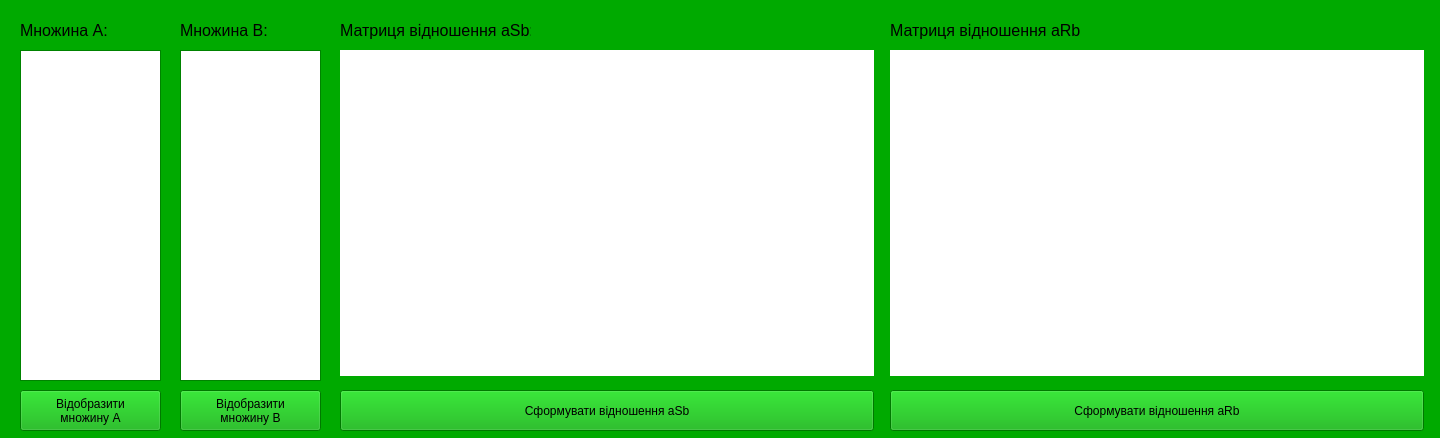
<?xml version="1.0" encoding="UTF-8"?>
<ui version="4.0">
 <class>Window3</class>
 <widget class="QMainWindow" name="Window3">
  <property name="geometry">
   <rect>
    <x>0</x>
    <y>0</y>
    <width>1440</width>
    <height>438</height>
   </rect>
  </property>
  <property name="minimumSize">
   <size>
    <width>0</width>
    <height>0</height>
   </size>
  </property>
  <property name="maximumSize">
   <size>
    <width>12121212</width>
    <height>16777215</height>
   </size>
  </property>
  <property name="palette">
   <palette>
    <active>
     <colorrole role="WindowText">
      <brush brushstyle="SolidPattern">
       <color alpha="255">
        <red>0</red>
        <green>0</green>
        <blue>0</blue>
       </color>
      </brush>
     </colorrole>
     <colorrole role="Button">
      <brush brushstyle="SolidPattern">
       <color alpha="255">
        <red>0</red>
        <green>170</green>
        <blue>0</blue>
       </color>
      </brush>
     </colorrole>
     <colorrole role="Light">
      <brush brushstyle="SolidPattern">
       <color alpha="255">
        <red>0</red>
        <green>255</green>
        <blue>0</blue>
       </color>
      </brush>
     </colorrole>
     <colorrole role="Midlight">
      <brush brushstyle="SolidPattern">
       <color alpha="255">
        <red>0</red>
        <green>212</green>
        <blue>0</blue>
       </color>
      </brush>
     </colorrole>
     <colorrole role="Dark">
      <brush brushstyle="SolidPattern">
       <color alpha="255">
        <red>0</red>
        <green>85</green>
        <blue>0</blue>
       </color>
      </brush>
     </colorrole>
     <colorrole role="Mid">
      <brush brushstyle="SolidPattern">
       <color alpha="255">
        <red>0</red>
        <green>113</green>
        <blue>0</blue>
       </color>
      </brush>
     </colorrole>
     <colorrole role="Text">
      <brush brushstyle="SolidPattern">
       <color alpha="255">
        <red>0</red>
        <green>0</green>
        <blue>0</blue>
       </color>
      </brush>
     </colorrole>
     <colorrole role="BrightText">
      <brush brushstyle="SolidPattern">
       <color alpha="255">
        <red>255</red>
        <green>255</green>
        <blue>255</blue>
       </color>
      </brush>
     </colorrole>
     <colorrole role="ButtonText">
      <brush brushstyle="SolidPattern">
       <color alpha="255">
        <red>0</red>
        <green>0</green>
        <blue>0</blue>
       </color>
      </brush>
     </colorrole>
     <colorrole role="Base">
      <brush brushstyle="SolidPattern">
       <color alpha="255">
        <red>255</red>
        <green>255</green>
        <blue>255</blue>
       </color>
      </brush>
     </colorrole>
     <colorrole role="Window">
      <brush brushstyle="SolidPattern">
       <color alpha="255">
        <red>0</red>
        <green>170</green>
        <blue>0</blue>
       </color>
      </brush>
     </colorrole>
     <colorrole role="Shadow">
      <brush brushstyle="SolidPattern">
       <color alpha="255">
        <red>0</red>
        <green>0</green>
        <blue>0</blue>
       </color>
      </brush>
     </colorrole>
     <colorrole role="AlternateBase">
      <brush brushstyle="SolidPattern">
       <color alpha="255">
        <red>127</red>
        <green>212</green>
        <blue>127</blue>
       </color>
      </brush>
     </colorrole>
     <colorrole role="ToolTipBase">
      <brush brushstyle="SolidPattern">
       <color alpha="255">
        <red>255</red>
        <green>255</green>
        <blue>220</blue>
       </color>
      </brush>
     </colorrole>
     <colorrole role="ToolTipText">
      <brush brushstyle="SolidPattern">
       <color alpha="255">
        <red>0</red>
        <green>0</green>
        <blue>0</blue>
       </color>
      </brush>
     </colorrole>
     <colorrole role="PlaceholderText">
      <brush brushstyle="NoBrush">
       <color alpha="128">
        <red>0</red>
        <green>0</green>
        <blue>0</blue>
       </color>
      </brush>
     </colorrole>
    </active>
    <inactive>
     <colorrole role="WindowText">
      <brush brushstyle="SolidPattern">
       <color alpha="255">
        <red>0</red>
        <green>0</green>
        <blue>0</blue>
       </color>
      </brush>
     </colorrole>
     <colorrole role="Button">
      <brush brushstyle="SolidPattern">
       <color alpha="255">
        <red>0</red>
        <green>170</green>
        <blue>0</blue>
       </color>
      </brush>
     </colorrole>
     <colorrole role="Light">
      <brush brushstyle="SolidPattern">
       <color alpha="255">
        <red>0</red>
        <green>255</green>
        <blue>0</blue>
       </color>
      </brush>
     </colorrole>
     <colorrole role="Midlight">
      <brush brushstyle="SolidPattern">
       <color alpha="255">
        <red>0</red>
        <green>212</green>
        <blue>0</blue>
       </color>
      </brush>
     </colorrole>
     <colorrole role="Dark">
      <brush brushstyle="SolidPattern">
       <color alpha="255">
        <red>0</red>
        <green>85</green>
        <blue>0</blue>
       </color>
      </brush>
     </colorrole>
     <colorrole role="Mid">
      <brush brushstyle="SolidPattern">
       <color alpha="255">
        <red>0</red>
        <green>113</green>
        <blue>0</blue>
       </color>
      </brush>
     </colorrole>
     <colorrole role="Text">
      <brush brushstyle="SolidPattern">
       <color alpha="255">
        <red>0</red>
        <green>0</green>
        <blue>0</blue>
       </color>
      </brush>
     </colorrole>
     <colorrole role="BrightText">
      <brush brushstyle="SolidPattern">
       <color alpha="255">
        <red>255</red>
        <green>255</green>
        <blue>255</blue>
       </color>
      </brush>
     </colorrole>
     <colorrole role="ButtonText">
      <brush brushstyle="SolidPattern">
       <color alpha="255">
        <red>0</red>
        <green>0</green>
        <blue>0</blue>
       </color>
      </brush>
     </colorrole>
     <colorrole role="Base">
      <brush brushstyle="SolidPattern">
       <color alpha="255">
        <red>255</red>
        <green>255</green>
        <blue>255</blue>
       </color>
      </brush>
     </colorrole>
     <colorrole role="Window">
      <brush brushstyle="SolidPattern">
       <color alpha="255">
        <red>0</red>
        <green>170</green>
        <blue>0</blue>
       </color>
      </brush>
     </colorrole>
     <colorrole role="Shadow">
      <brush brushstyle="SolidPattern">
       <color alpha="255">
        <red>0</red>
        <green>0</green>
        <blue>0</blue>
       </color>
      </brush>
     </colorrole>
     <colorrole role="AlternateBase">
      <brush brushstyle="SolidPattern">
       <color alpha="255">
        <red>127</red>
        <green>212</green>
        <blue>127</blue>
       </color>
      </brush>
     </colorrole>
     <colorrole role="ToolTipBase">
      <brush brushstyle="SolidPattern">
       <color alpha="255">
        <red>255</red>
        <green>255</green>
        <blue>220</blue>
       </color>
      </brush>
     </colorrole>
     <colorrole role="ToolTipText">
      <brush brushstyle="SolidPattern">
       <color alpha="255">
        <red>0</red>
        <green>0</green>
        <blue>0</blue>
       </color>
      </brush>
     </colorrole>
     <colorrole role="PlaceholderText">
      <brush brushstyle="NoBrush">
       <color alpha="128">
        <red>0</red>
        <green>0</green>
        <blue>0</blue>
       </color>
      </brush>
     </colorrole>
    </inactive>
    <disabled>
     <colorrole role="WindowText">
      <brush brushstyle="SolidPattern">
       <color alpha="255">
        <red>0</red>
        <green>85</green>
        <blue>0</blue>
       </color>
      </brush>
     </colorrole>
     <colorrole role="Button">
      <brush brushstyle="SolidPattern">
       <color alpha="255">
        <red>0</red>
        <green>170</green>
        <blue>0</blue>
       </color>
      </brush>
     </colorrole>
     <colorrole role="Light">
      <brush brushstyle="SolidPattern">
       <color alpha="255">
        <red>0</red>
        <green>255</green>
        <blue>0</blue>
       </color>
      </brush>
     </colorrole>
     <colorrole role="Midlight">
      <brush brushstyle="SolidPattern">
       <color alpha="255">
        <red>0</red>
        <green>212</green>
        <blue>0</blue>
       </color>
      </brush>
     </colorrole>
     <colorrole role="Dark">
      <brush brushstyle="SolidPattern">
       <color alpha="255">
        <red>0</red>
        <green>85</green>
        <blue>0</blue>
       </color>
      </brush>
     </colorrole>
     <colorrole role="Mid">
      <brush brushstyle="SolidPattern">
       <color alpha="255">
        <red>0</red>
        <green>113</green>
        <blue>0</blue>
       </color>
      </brush>
     </colorrole>
     <colorrole role="Text">
      <brush brushstyle="SolidPattern">
       <color alpha="255">
        <red>0</red>
        <green>85</green>
        <blue>0</blue>
       </color>
      </brush>
     </colorrole>
     <colorrole role="BrightText">
      <brush brushstyle="SolidPattern">
       <color alpha="255">
        <red>255</red>
        <green>255</green>
        <blue>255</blue>
       </color>
      </brush>
     </colorrole>
     <colorrole role="ButtonText">
      <brush brushstyle="SolidPattern">
       <color alpha="255">
        <red>0</red>
        <green>85</green>
        <blue>0</blue>
       </color>
      </brush>
     </colorrole>
     <colorrole role="Base">
      <brush brushstyle="SolidPattern">
       <color alpha="255">
        <red>0</red>
        <green>170</green>
        <blue>0</blue>
       </color>
      </brush>
     </colorrole>
     <colorrole role="Window">
      <brush brushstyle="SolidPattern">
       <color alpha="255">
        <red>0</red>
        <green>170</green>
        <blue>0</blue>
       </color>
      </brush>
     </colorrole>
     <colorrole role="Shadow">
      <brush brushstyle="SolidPattern">
       <color alpha="255">
        <red>0</red>
        <green>0</green>
        <blue>0</blue>
       </color>
      </brush>
     </colorrole>
     <colorrole role="AlternateBase">
      <brush brushstyle="SolidPattern">
       <color alpha="255">
        <red>0</red>
        <green>170</green>
        <blue>0</blue>
       </color>
      </brush>
     </colorrole>
     <colorrole role="ToolTipBase">
      <brush brushstyle="SolidPattern">
       <color alpha="255">
        <red>255</red>
        <green>255</green>
        <blue>220</blue>
       </color>
      </brush>
     </colorrole>
     <colorrole role="ToolTipText">
      <brush brushstyle="SolidPattern">
       <color alpha="255">
        <red>0</red>
        <green>0</green>
        <blue>0</blue>
       </color>
      </brush>
     </colorrole>
     <colorrole role="PlaceholderText">
      <brush brushstyle="NoBrush">
       <color alpha="128">
        <red>0</red>
        <green>0</green>
        <blue>0</blue>
       </color>
      </brush>
     </colorrole>
    </disabled>
   </palette>
  </property>
  <property name="windowTitle">
   <string>3-тє вікно</string>
  </property>
  <widget class="QWidget" name="centralwidget">
   <widget class="QPushButton" name="buttonGetRelationR">
    <property name="geometry">
     <rect>
      <x>890</x>
      <y>390</y>
      <width>534</width>
      <height>41</height>
     </rect>
    </property>
    <property name="font">
     <font>
      <pointsize>9</pointsize>
     </font>
    </property>
    <property name="text">
     <string>Сформувати відношення aRb</string>
    </property>
   </widget>
   <widget class="QLabel" name="labelRelationR">
    <property name="geometry">
     <rect>
      <x>890</x>
      <y>20</y>
      <width>191</width>
      <height>21</height>
     </rect>
    </property>
    <property name="text">
     <string>&lt;html&gt;&lt;head/&gt;&lt;body&gt;&lt;p&gt;&lt;span style=&quot; font-size:12pt;&quot;&gt;Матриця відношення aRb:&lt;/span&gt;&lt;/p&gt;&lt;/body&gt;&lt;/html&gt;</string>
    </property>
   </widget>
   <widget class="QPushButton" name="buttonGetRelationS">
    <property name="geometry">
     <rect>
      <x>340</x>
      <y>390</y>
      <width>534</width>
      <height>41</height>
     </rect>
    </property>
    <property name="font">
     <font>
      <pointsize>9</pointsize>
     </font>
    </property>
    <property name="text">
     <string>Сформувати відношення aSb</string>
    </property>
   </widget>
   <widget class="QLabel" name="labelRelationS">
    <property name="geometry">
     <rect>
      <x>340</x>
      <y>20</y>
      <width>191</width>
      <height>21</height>
     </rect>
    </property>
    <property name="text">
     <string>&lt;html&gt;&lt;head/&gt;&lt;body&gt;&lt;p&gt;&lt;span style=&quot; font-size:12pt;&quot;&gt;Матриця відношення aSb:&lt;/span&gt;&lt;/p&gt;&lt;/body&gt;&lt;/html&gt;</string>
    </property>
   </widget>
   <widget class="QTableWidget" name="tableRelationS">
    <property name="geometry">
     <rect>
      <x>340</x>
      <y>50</y>
      <width>534</width>
      <height>326</height>
     </rect>
    </property>
    <property name="font">
     <font>
      <pointsize>7</pointsize>
     </font>
    </property>
    <property name="locale">
     <locale language="Ukrainian" country="Ukraine"/>
    </property>
    <property name="frameShape">
     <enum>QFrame::NoFrame</enum>
    </property>
    <property name="sizeAdjustPolicy">
     <enum>QAbstractScrollArea::AdjustIgnored</enum>
    </property>
    <property name="selectionMode">
     <enum>QAbstractItemView::NoSelection</enum>
    </property>
    <property name="verticalScrollMode">
     <enum>QAbstractItemView::ScrollPerPixel</enum>
    </property>
    <property name="horizontalScrollMode">
     <enum>QAbstractItemView::ScrollPerPixel</enum>
    </property>
    <attribute name="horizontalHeaderCascadingSectionResizes">
     <bool>true</bool>
    </attribute>
    <attribute name="horizontalHeaderMinimumSectionSize">
     <number>53</number>
    </attribute>
    <attribute name="horizontalHeaderDefaultSectionSize">
     <number>53</number>
    </attribute>
    <attribute name="horizontalHeaderShowSortIndicator" stdset="0">
     <bool>false</bool>
    </attribute>
    <attribute name="horizontalHeaderStretchLastSection">
     <bool>true</bool>
    </attribute>
    <attribute name="verticalHeaderCascadingSectionResizes">
     <bool>true</bool>
    </attribute>
    <attribute name="verticalHeaderMinimumSectionSize">
     <number>34</number>
    </attribute>
    <attribute name="verticalHeaderDefaultSectionSize">
     <number>40</number>
    </attribute>
    <attribute name="verticalHeaderStretchLastSection">
     <bool>true</bool>
    </attribute>
   </widget>
   <widget class="QListWidget" name="listboxSetA">
    <property name="geometry">
     <rect>
      <x>20</x>
      <y>50</y>
      <width>141</width>
      <height>331</height>
     </rect>
    </property>
   </widget>
   <widget class="QListWidget" name="listboxSetB">
    <property name="geometry">
     <rect>
      <x>180</x>
      <y>50</y>
      <width>141</width>
      <height>331</height>
     </rect>
    </property>
   </widget>
   <widget class="QPushButton" name="buttonFillSetA">
    <property name="geometry">
     <rect>
      <x>20</x>
      <y>390</y>
      <width>141</width>
      <height>41</height>
     </rect>
    </property>
    <property name="font">
     <font>
      <pointsize>9</pointsize>
     </font>
    </property>
    <property name="text">
     <string>Відобразити
множину А</string>
    </property>
   </widget>
   <widget class="QPushButton" name="buttonFillSetB">
    <property name="geometry">
     <rect>
      <x>180</x>
      <y>390</y>
      <width>141</width>
      <height>41</height>
     </rect>
    </property>
    <property name="font">
     <font>
      <pointsize>9</pointsize>
     </font>
    </property>
    <property name="text">
     <string>Відобразити
множину В</string>
    </property>
   </widget>
   <widget class="QLabel" name="labelSetA">
    <property name="geometry">
     <rect>
      <x>20</x>
      <y>20</y>
      <width>91</width>
      <height>21</height>
     </rect>
    </property>
    <property name="text">
     <string>&lt;html&gt;&lt;head/&gt;&lt;body&gt;&lt;p&gt;&lt;span style=&quot; font-size:12pt;&quot;&gt;Множина А:&lt;/span&gt;&lt;/p&gt;&lt;/body&gt;&lt;/html&gt;</string>
    </property>
   </widget>
   <widget class="QLabel" name="labelSetB">
    <property name="geometry">
     <rect>
      <x>180</x>
      <y>20</y>
      <width>91</width>
      <height>21</height>
     </rect>
    </property>
    <property name="text">
     <string>&lt;html&gt;&lt;head/&gt;&lt;body&gt;&lt;p&gt;&lt;span style=&quot; font-size:12pt;&quot;&gt;Множина B:&lt;/span&gt;&lt;/p&gt;&lt;/body&gt;&lt;/html&gt;</string>
    </property>
   </widget>
   <widget class="QTableWidget" name="tableRelationR">
    <property name="geometry">
     <rect>
      <x>890</x>
      <y>50</y>
      <width>534</width>
      <height>326</height>
     </rect>
    </property>
    <property name="font">
     <font>
      <pointsize>7</pointsize>
     </font>
    </property>
    <property name="locale">
     <locale language="Ukrainian" country="Ukraine"/>
    </property>
    <property name="frameShape">
     <enum>QFrame::NoFrame</enum>
    </property>
    <property name="sizeAdjustPolicy">
     <enum>QAbstractScrollArea::AdjustIgnored</enum>
    </property>
    <property name="selectionMode">
     <enum>QAbstractItemView::NoSelection</enum>
    </property>
    <property name="verticalScrollMode">
     <enum>QAbstractItemView::ScrollPerPixel</enum>
    </property>
    <property name="horizontalScrollMode">
     <enum>QAbstractItemView::ScrollPerPixel</enum>
    </property>
    <attribute name="horizontalHeaderCascadingSectionResizes">
     <bool>true</bool>
    </attribute>
    <attribute name="horizontalHeaderMinimumSectionSize">
     <number>53</number>
    </attribute>
    <attribute name="horizontalHeaderDefaultSectionSize">
     <number>53</number>
    </attribute>
    <attribute name="horizontalHeaderShowSortIndicator" stdset="0">
     <bool>false</bool>
    </attribute>
    <attribute name="horizontalHeaderStretchLastSection">
     <bool>true</bool>
    </attribute>
    <attribute name="verticalHeaderCascadingSectionResizes">
     <bool>true</bool>
    </attribute>
    <attribute name="verticalHeaderMinimumSectionSize">
     <number>34</number>
    </attribute>
    <attribute name="verticalHeaderDefaultSectionSize">
     <number>40</number>
    </attribute>
    <attribute name="verticalHeaderStretchLastSection">
     <bool>true</bool>
    </attribute>
   </widget>
  </widget>
 </widget>
 <resources/>
 <connections/>
</ui>
